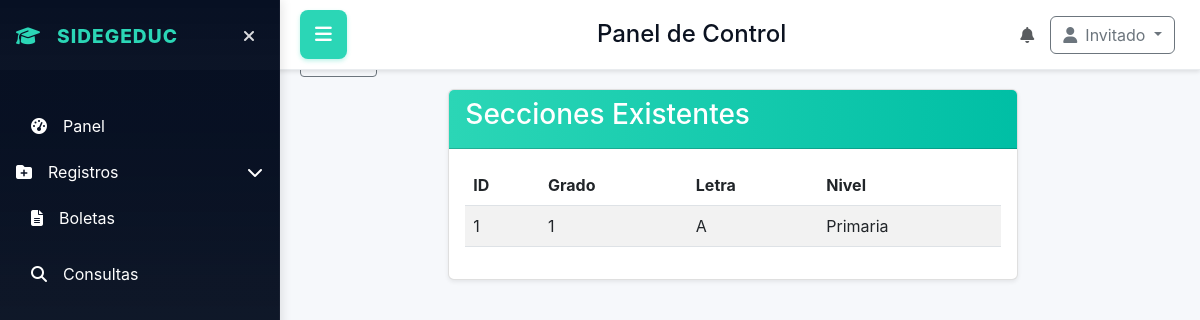
The app's page /consultas/secciones, older data.
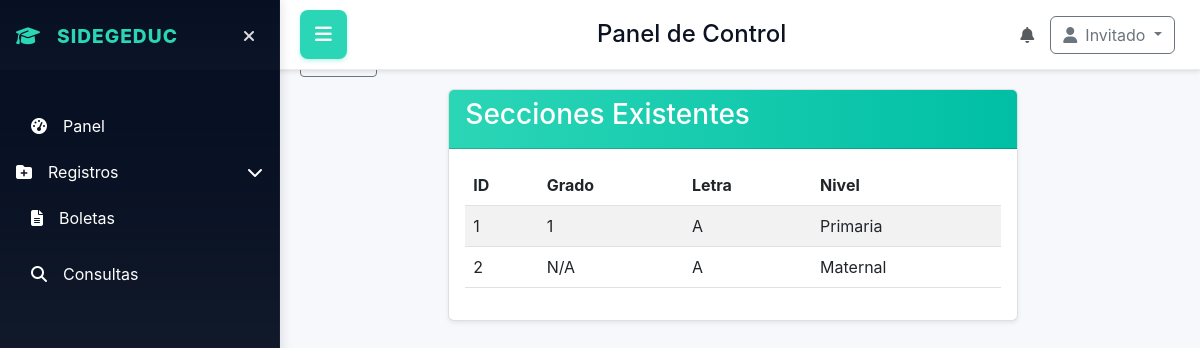
The same page, newer data.
### database/models.py (models this page shows)
class Secciones(db.Model):
    __tablename__ = 'secciones'
    id_seccion = db.Column(db.Integer, primary_key=True)
    id_letra_seccion = db.Column(db.Integer, db.ForeignKey('letra_seccion.id_letra_seccion'))
    id_grado = db.Column(db.Integer, db.ForeignKey('grados.id_grado'))
    id_nivel = db.Column(db.Integer, db.ForeignKey('niveles.id_nivel'))

class Grados(db.Model):
    __tablename__ = 'grados'
    id_grado = db.Column(db.Integer, primary_key=True)
    numero_grado = db.Column(db.Integer, unique=True, nullable=False)

class LetraSeccion(db.Model):
    __tablename__ = 'letra_seccion'
    id_letra_seccion = db.Column(db.Integer, primary_key=True)
    letra = db.Column(db.String(1), unique=True, nullable=False)

class Niveles(db.Model):
    __tablename__ = 'niveles'
    id_nivel = db.Column(db.Integer, primary_key=True)
    nombre_nivel = db.Column(db.String(50), unique=True, nullable=False)

### app.py (the view)
@app.route('/consultas/secciones')
def consultas_secciones():
    return manejar_la_vista_de.consultas_secciones()

### app.py (called while the page is built, shortened)
@event.listens_for(Engine, "connect")
def set_sqlite_pragma(dbapi_connection, connection_record):
    if app.config['SQLALCHEMY_DATABASE_URI'].startswith("sqlite"):
        cursor = dbapi_connection.cursor()
        cursor.execute("PRAGMA foreign_keys=ON")
        cursor.close()

@app.context_processor
def inject_user_context():
    try:
        ctx = get_user_context(session)
    except Exception:
        ctx = {}
    return {
        'is_creator': ctx.get('is_creator', False),
        'developer_priv': ctx.get('developer_priv', False),
        'role_name': ctx.get('role_name'),
        'role_desc': ctx.get('role_desc'),
        'status': ctx.get('status'),
        'usuario': ctx.get('user')
    }

### utils/permissions.py (called while the page is built, shortened)
def get_user_context(session): #esto es la funcion que se reutiliza  para obtener el contexto del usuario desde la sesión
    user = None
    developer_priv = False
    current_user_id = None
    role_name = None
    role_desc = None
    status = None
    is_creator = False
    return {
        'user': user,
        'developer_priv': developer_priv,
        'current_user_id': current_user_id,
        'role_name': role_name,
        'role_desc': role_desc,
        'status': status,
        'is_creator': is_creator
    }

### utils/view_handlers.py (called while the page is built)
def compute_role_counts(ctx):
    try:
        if ctx.get('is_creator'):
            roles_count = Roles.query.count()
            users_q = db.session.query(Roles.nombre_rol, func.count(Usuarios.id_user)).join(Usuarios, Usuarios.id_rol == Roles.id_rol).group_by(Roles.id_rol).all()
        else:
            roles_count = Roles.query.filter(func.lower(func.trim(Roles.nombre_rol)) != 'creador').count()
            users_q = db.session.query(Roles.nombre_rol, func.count(Usuarios.id_user)).join(Usuarios, Usuarios.id_rol == Roles.id_rol).filter(func.lower(func.trim(Roles.nombre_rol)) != 'creador').group_by(Roles.id_rol).all()
        users_by_role = [{'role': r or 'Sin nombre', 'count': int(c)} for r, c in users_q]
    except Exception:
        roles_count = 0
        users_by_role = []
    return roles_count, users_by_role

### templates/home_panel/struct.html (shortened to what this page needs)
<!DOCTYPE html>
<html lang="en">
<head>
    <link href="https://cdn.jsdelivr.net/npm/bootstrap@5.3.0/dist/css/bootstrap.min.css" rel="stylesheet">
    <link rel="stylesheet" href="https://cdnjs.cloudflare.com/ajax/libs/font-awesome/6.4.0/css/all.min.css">
    <link rel="stylesheet" href="{{ url_for('static', filename='home_panel/home_panel.css') }}">
    <link rel="stylesheet" href="https://cdn.jsdelivr.net/npm/flatpickr/dist/themes/material_blue.css">
</head>
<body>
    <div class="app-layout">
        <aside class="sidebar" id="sidebar">
            <div class="p-3">
                <div class="d-flex align-items-center mb-3">
                    <div class="logo">
                        <i class="fas fa-graduation-cap me-2"></i>
                        SIDEGEDUC
                    </div>
                    <button id="sidebar-toggle" class="sidebar-toggle" aria-label="Ocultar sidebar">
                        <i class="fas fa-times"></i>
                    </button>
                </div>
            </div>
            <nav class="p-3 flex-grow-1">
                <ul class="nav flex-column">
                    <li class="nav-item mb-2">
                        <a class="nav-link" href="{{ url_for('dashboard') }}">
                            <i class="fas fa-tachometer-alt me-3"></i>
                            <span>Panel</span>
                        </a>
                    </li>
                    <li class="nav-item mb-2">
                        <button class="nav-link btn btn-link text-start p-0 w-100" data-bs-toggle="collapse" data-bs-target="#registrosSub" aria-expanded="false">
                            <i class="fas fa-folder-plus me-3"></i>
                            <span>Registros</span>
                            <i class="fas fa-chevron-down ms-auto"></i>
                        </button>
                    </li>
                    <li class="nav-item mb-2">
                        <a class="nav-link" href="{{ url_for('boleta') }}">
                            <i class="fas fa-file-alt me-3"></i>
                            <span>Boletas</span>
                        </a>
                    </li>
                    <li class="nav-item mb-2">
                        <a class="nav-link" href="{{ url_for('consultas') }}">
                            <i class="fas fa-search me-3"></i>
                            <span>Consultas</span>
                        </a>
                    </li>
                </ul>
            </nav>
        </aside>
        <header class="topbar">
            <button id="menu-toggle" class="menu-toggle">
                <i class="fas fa-bars"></i>
            </button>
            <div class="d-flex align-items-center">
                <h1 class="h4 mb-0 ms-3">Panel de Control</h1>
            </div>
            <div class="d-flex align-items-center">
                <div class="me-3">
                    <i class="fas fa-bell text-muted"></i>
                </div>
                <div class="dropdown">
                    <button class="btn btn-outline-secondary dropdown-toggle" type="button" data-bs-toggle="dropdown">
                        <i class="fas fa-user me-2"></i>{{ usuario if usuario else 'Invitado' }}
                    </button>
                </div>
            </div>
        </header>
        <main class="content">
            {% if content_template %}
                {% include content_template %}
            {% endif %}
        </main>
    </div>
</body>
</html>

### templates/home_panel/developer_secciones_existentes.html
<div class="container mt-4">
    <div style="margin-bottom:12px">
        <a href="{{ url_for('consultas_secciones') }}" class="btn btn-sm btn-outline-secondary">← Volver</a>
    </div>
    <div class="row justify-content-center">
        <div class="col-md-8">
            <div class="card">
                <div class="card-header">
                    <h3 class="card-title">Secciones Existentes</h3>
                </div>
                <div class="card-body">
                    <table class="table table-striped">
                        <thead>
                            <tr>
                                <th>ID</th>
                                <th>Grado</th>
                                <th>Letra</th>
                                <th>Nivel</th>
                            </tr>
                        </thead>
                        <tbody>
                            {% for s in secciones %}
                                <tr>
                                    <td>{{ s.id_seccion }}</td>
                                    <td>{{ s.numero_grado or 'N/A' }}</td>
                                    <td>{{ s.letra or 'N/A' }}</td>
                                    <td>{{ s.nombre_nivel or 'N/A' }}</td>
                                </tr>
                            {% else %}
                                <tr>
                                    <td colspan="4" class="text-center">No hay secciones existentes</td>
                                </tr>
                            {% endfor %}
                        </tbody>
                    </table>
                </div>
            </div>
        </div>
    </div>
</div>

### static/home_panel/home_panel.css (style rules this page uses)
:root { --panel-bg:#ffffff; --muted:#9aa4ad; --accent-1:#06a77d; --accent-2:#0b5f47; --glass:#f6fbfa; --card-border:#e9f4f2; --sidebar-start:#071023; --sidebar-end:#0f1724cc; --accent:#2bd6b6; --accent2:#00bfa5; --bg:#f6f8fb; }
.row { display:flex;gap:14px }
body { margin:0;font-family:Inter,system-ui,Arial;background:linear-gradient(180deg,#071023 0%, #071023 12%, #071023 12%, #f6f8fb 100%);color:#0b1220 }
.sidebar { width: 280px; background: linear-gradient(180deg,var(--sidebar-start),var(--sidebar-end)); color:#fff; padding:0; display:flex; flex-direction:column; border-right:1px solid rgba(255,255,255,0.04); transition: transform 0.3s cubic-bezier(.2,.9,.2,1); position: fixed; height: 100vh; overflow-y: auto; z-index: 1050; top: 0; left: 0; box-shadow: 2px 0 10px rgba(0,0,0,0.1); }
.logo { font-weight:800;font-size:1.2rem;letter-spacing:1px;color:var(--accent);display:flex;align-items:center;gap:8px }
.sidebar-toggle { background:transparent;border:none;color:rgba(255,255,255,0.85);padding:8px;border-radius:8px;cursor:pointer;margin-left:auto;transition: all 0.2s }
.nav-link { color: white !important;text-decoration: none;padding: 10px 15px;border-radius: 8px;margin-bottom: 4px;display: flex;align-items: center;width: 100%;transition: all .22s cubic-bezier(.2,.9,.2,1) }
.nav-link.btn-link { color: white !important;border: none;background: transparent;padding: 10px 15px }
.content { margin-left: 280px;padding:22px 22px 22px 8px;background: var(--bg); min-height: 100vh; transition: margin-left 0.3s cubic-bezier(.2,.9,.2,1); }
.content .card { margin-left:0 }
.topbar { background: white; padding: 15px 25px 15px 300px; border-bottom: 1px solid #e9ecef; box-shadow: 0 2px 4px rgba(0,0,0,0.1); display: flex; justify-content: space-between; align-items: center; transition: margin-left 0.3s cubic-bezier(.2,.9,.2,1); position: fixed; top: 0; right: 0; left: 0; z-index: 1030; height: 70px; }
.menu-toggle { background: var(--accent); border: none; color: white; padding: 10px 15px; border-radius: 8px; cursor: pointer; font-size: 1.2rem; transition: all 0.2s; box-shadow: 0 2px 4px rgba(43,214,182,0.3); }
.card { box-shadow: 0 0.125rem 0.25rem rgba(0, 0, 0, 0.075) !important; border: 1px solid rgba(0, 0, 0, 0.125); }
.card-header { background: linear-gradient(90deg, var(--accent), var(--accent2)) !important; color: white !important; }

Row changes from the older to the newer data that the page shows:
added Secciones: id_seccion "2", numero_grado "N/A", letra "A", nombre_nivel "Maternal"
